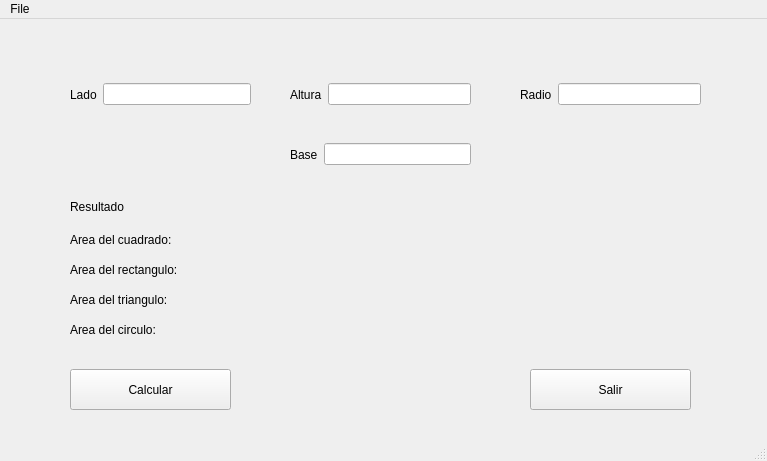
<?xml version="1.0" encoding="UTF-8"?>
<ui version="4.0">
 <class>MainWindow</class>
 <widget class="QMainWindow" name="MainWindow">
  <property name="geometry">
   <rect>
    <x>0</x>
    <y>0</y>
    <width>767</width>
    <height>461</height>
   </rect>
  </property>
  <property name="windowTitle">
   <string>MainWindow</string>
  </property>
  <widget class="QWidget" name="centralwidget">
   <widget class="QWidget" name="horizontalLayoutWidget">
    <property name="geometry">
     <rect>
      <x>290</x>
      <y>110</y>
      <width>181</width>
      <height>51</height>
     </rect>
    </property>
    <layout class="QHBoxLayout" name="horizontalLayout">
     <item>
      <widget class="QLabel" name="lb_base">
       <property name="text">
        <string>Base</string>
       </property>
       <property name="scaledContents">
        <bool>false</bool>
       </property>
      </widget>
     </item>
     <item>
      <widget class="QLineEdit" name="base_input"/>
     </item>
    </layout>
   </widget>
   <widget class="QWidget" name="horizontalLayoutWidget_3">
    <property name="geometry">
     <rect>
      <x>290</x>
      <y>50</y>
      <width>181</width>
      <height>51</height>
     </rect>
    </property>
    <layout class="QHBoxLayout" name="horizontalLayout_3">
     <item>
      <widget class="QLabel" name="lb_altura">
       <property name="text">
        <string>Altura</string>
       </property>
       <property name="scaledContents">
        <bool>false</bool>
       </property>
      </widget>
     </item>
     <item>
      <widget class="QLineEdit" name="altura_input"/>
     </item>
    </layout>
   </widget>
   <widget class="QWidget" name="horizontalLayoutWidget_4">
    <property name="geometry">
     <rect>
      <x>520</x>
      <y>50</y>
      <width>181</width>
      <height>51</height>
     </rect>
    </property>
    <layout class="QHBoxLayout" name="horizontalLayout_4">
     <item>
      <widget class="QLabel" name="lb_radio">
       <property name="text">
        <string>Radio</string>
       </property>
       <property name="scaledContents">
        <bool>false</bool>
       </property>
      </widget>
     </item>
     <item>
      <widget class="QLineEdit" name="radio_input">
       <property name="enabled">
        <bool>true</bool>
       </property>
       <property name="frame">
        <bool>true</bool>
       </property>
       <property name="dragEnabled">
        <bool>false</bool>
       </property>
      </widget>
     </item>
    </layout>
   </widget>
   <widget class="QPushButton" name="calcular_btn">
    <property name="geometry">
     <rect>
      <x>70</x>
      <y>350</y>
      <width>161</width>
      <height>41</height>
     </rect>
    </property>
    <property name="text">
     <string>Calcular</string>
    </property>
   </widget>
   <widget class="QPushButton" name="salir_btn">
    <property name="geometry">
     <rect>
      <x>530</x>
      <y>350</y>
      <width>161</width>
      <height>41</height>
     </rect>
    </property>
    <property name="text">
     <string>Salir</string>
    </property>
   </widget>
   <widget class="QLabel" name="lb_resultado">
    <property name="geometry">
     <rect>
      <x>70</x>
      <y>180</y>
      <width>61</width>
      <height>16</height>
     </rect>
    </property>
    <property name="text">
     <string>Resultado</string>
    </property>
   </widget>
   <widget class="QLabel" name="lb_area_de_cuadrado">
    <property name="geometry">
     <rect>
      <x>70</x>
      <y>210</y>
      <width>191</width>
      <height>21</height>
     </rect>
    </property>
    <property name="text">
     <string>Area del cuadrado:</string>
    </property>
    <property name="scaledContents">
     <bool>false</bool>
    </property>
   </widget>
   <widget class="QWidget" name="horizontalLayoutWidget_6">
    <property name="geometry">
     <rect>
      <x>70</x>
      <y>50</y>
      <width>181</width>
      <height>51</height>
     </rect>
    </property>
    <layout class="QHBoxLayout" name="horizontalLayout_6">
     <item>
      <widget class="QLabel" name="lb_lado">
       <property name="text">
        <string>Lado</string>
       </property>
       <property name="scaledContents">
        <bool>false</bool>
       </property>
      </widget>
     </item>
     <item>
      <widget class="QLineEdit" name="lado_input">
       <property name="enabled">
        <bool>true</bool>
       </property>
       <property name="frame">
        <bool>true</bool>
       </property>
       <property name="dragEnabled">
        <bool>false</bool>
       </property>
      </widget>
     </item>
    </layout>
   </widget>
   <widget class="QLabel" name="lb_area_de_rectangulo">
    <property name="geometry">
     <rect>
      <x>70</x>
      <y>240</y>
      <width>191</width>
      <height>21</height>
     </rect>
    </property>
    <property name="text">
     <string>Area del rectangulo:</string>
    </property>
    <property name="scaledContents">
     <bool>false</bool>
    </property>
   </widget>
   <widget class="QLabel" name="lb_area_de_triangulo">
    <property name="geometry">
     <rect>
      <x>70</x>
      <y>270</y>
      <width>191</width>
      <height>21</height>
     </rect>
    </property>
    <property name="text">
     <string>Area del triangulo:</string>
    </property>
    <property name="scaledContents">
     <bool>false</bool>
    </property>
   </widget>
   <widget class="QLabel" name="lb_area_de_circulo">
    <property name="geometry">
     <rect>
      <x>70</x>
      <y>300</y>
      <width>191</width>
      <height>21</height>
     </rect>
    </property>
    <property name="text">
     <string>Area del circulo:</string>
    </property>
    <property name="scaledContents">
     <bool>false</bool>
    </property>
   </widget>
  </widget>
  <widget class="QMenuBar" name="menubar">
   <property name="geometry">
    <rect>
     <x>0</x>
     <y>0</y>
     <width>767</width>
     <height>21</height>
    </rect>
   </property>
   <widget class="QMenu" name="menuFile">
    <property name="title">
     <string>File</string>
    </property>
    <addaction name="actionSalir"/>
   </widget>
   <addaction name="menuFile"/>
  </widget>
  <widget class="QStatusBar" name="statusbar"/>
  <action name="actionSalir">
   <property name="text">
    <string>Salir</string>
   </property>
  </action>
 </widget>
 <resources/>
 <connections/>
</ui>
